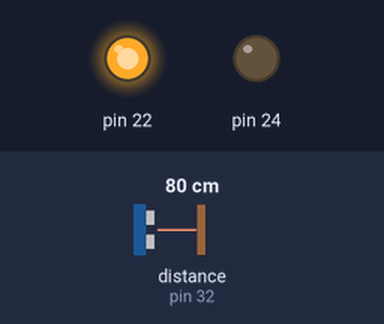
Simulated run of this sketch. Board: Arduino Mega 2560, built with avr-gcc and run on an emulated ATmega2560. Shown: output pins drawn as LEDs (lit = HIGH). The test bench sets the inputs (shaded band); at power-on: distance to the obstacle (sensor on pin 32) 80 cm. The echo pulse lasts 58.3 µs per cm; what the sketch prints to the serial monitor is not drawn.

Above: at 0.1 s.
Timing chart, 0 to 1.6 s (numbered marks = the images above):
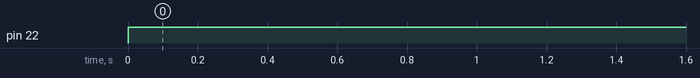

The sketch:

SolenoidTest.ino
```cpp
#include <NewPing.h>

#define TRIGGER_PIN  30
#define ECHO_PIN     32
#define MAX_DISTANCE 200

NewPing sonar(TRIGGER_PIN, ECHO_PIN, MAX_DISTANCE);

void setup() {
	pinMode(22,OUTPUT);
	pinMode(24,OUTPUT);
  Serial.begin(115200);
}

void loop() {
	digitalWrite(22,HIGH);
	digitalWrite(24,LOW);

  delay(50);
  Serial.print("Ping: ");
  Serial.print(sonar.ping_cm());
  Serial.println("cm");
}
```

Measured:
- by itself, pin 22: LOW → HIGH at 0.00 s
